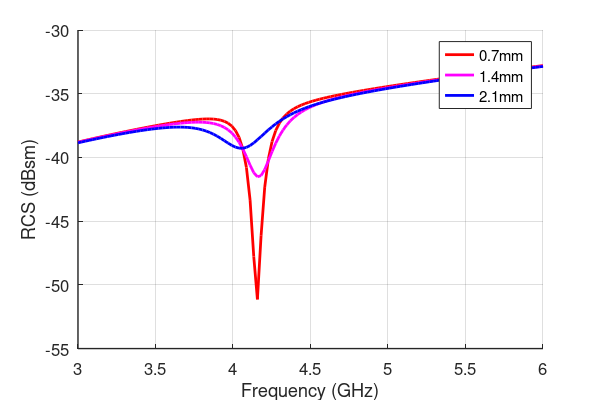

Reproduce this figure in MATLAB.


%%
close all;
sub_thick= load('sub_thickness.mat');
sub= sub_thick.sub;

figure
% subplot 221
hold on
plot(sub(:,1),sub(:,2),'r','DisplayName', '0.7mm', 'LineWidth', 2.0)
plot(sub(:,1),sub(:,3),'m','DisplayName', '1.4mm', 'LineWidth', 2.0) 
plot(sub(:,1),sub(:,4),'b', 'DisplayName', '2.1mm', 'LineWidth',2.0)
 
legend ('0.7mm','1.4mm','2.1mm')%,'FontSize', 10) 
%legend ('1mm','3mm','5mm')
grid on;
xlabel('Frequency (GHz)','FontSize', 12)
ylabel('RCS (dBsm)','FontSize', 12)
% set(gca, 'FontSize', 14); % Change the tick label font size for both x and y axes
hold off

% Adjust figure properties
set(gcf, 'PaperUnits', 'inches', 'PaperPosition', [0 0 6 4]); % 6x4 inches
set(gca, 'FontSize', 12, 'LineWidth', 1);